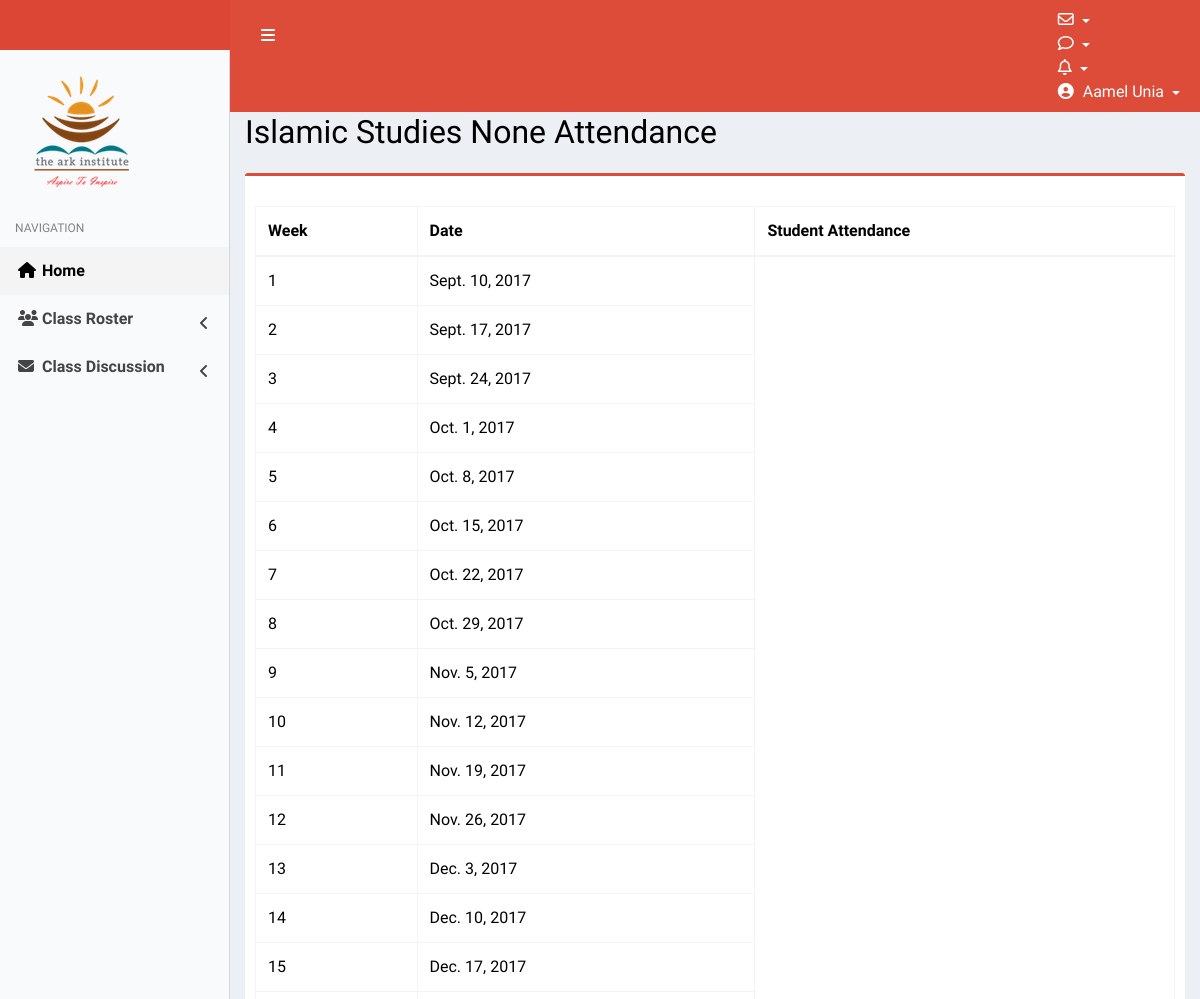
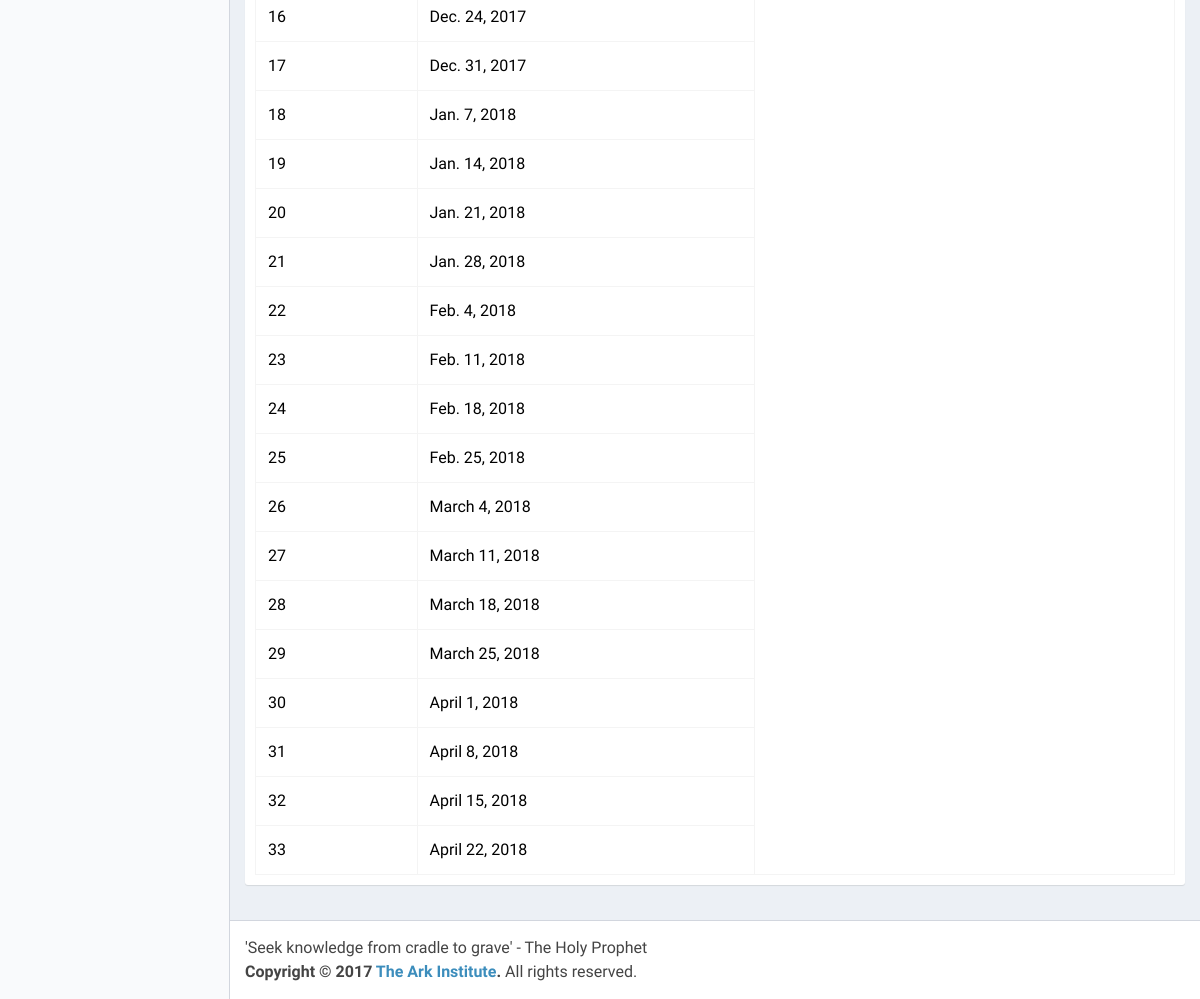
Screenshot of /islamic-studies-class-students/attendance/ (signed in) with the database file from the repository (2 pictures, top to bottom).
### profiles/models.py (models this page shows, shortened)
class Profile(models.Model):
	Student = 'Student'
	Teacher = 'Teacher'
	ROLE_CHOICES = (
			(Student, 'Student'),
			(Teacher, 'Teacher'),
		)
	Q1 = 1
	Q2 = 2
	Q3 = 3
	Q4 = 4
	Q5 = 5
	Q6 = 6
	Q7 = 7
	Q8 = 8
	Q9 = 9
	Q_CHOICES = (
			(Q1, 'Q1'),
			(Q2, 'Q2'),
			(Q3, 'Q3'),
			(Q4, 'Q4'),
			(Q5, 'Q5'),
			(Q6, 'Q6'),
			(Q7, 'Q7'),
			(Q8, 'Q8'),
			(Q9, 'Q9'),
		)
	IS1 = 1
	IS2 = 2
	IS3 = 3
	IS4 = 4
	IS5 = 5
	IS6 = 6
	IS7 = 7
	IS8 = 8
	IS9 = 9
	IS_CHOICES = (
			(IS1, 'IS1'),
			(IS2, 'IS2'),
			(IS3, 'IS3'),
			(IS4, 'IS4'),
			(IS5, 'IS5'),
			(IS6, 'IS6'),
			(IS7, 'IS7'),
			(IS8, 'IS8'),
			(IS9, 'IS9'),
		)
	user = models.OneToOneField(User, on_delete=models.CASCADE)
	parent_email = models.EmailField(null=True,blank=True)
	role = models.CharField(choices=ROLE_CHOICES, max_length=20, null=True, blank=True)
	quran_class = models.PositiveSmallIntegerField(choices=Q_CHOICES, null=True, blank=True)
	islamic_studies_class = models.PositiveSmallIntegerField(choices=IS_CHOICES, null=True, blank=True)
	unread_quran_posts = models.ManyToManyField('profiles.QuranPost', related_name='unread_quran_posts', blank=True)
	unread_quran_comments = models.ManyToManyField('profiles.QuranComment', related_name='unread_quran_comments', blank=True)
	unread_islamic_studies_posts = models.ManyToManyField('profiles.IslamicStudiesPost', related_name='unread_islamic_studies_posts', blank=True)
	unread_islamic_studies_comments = models.ManyToManyField('profiles.IslamicStudiesComment', related_name='unread_islamic_studies_comments', blank=True)
	unseen_quran_exams = models.ManyToManyField('profiles.QuranExam', related_name='unseen_quran_exams', blank=True)
	unseen_islamic_studies_exams = models.ManyToManyField('profiles.IslamicStudiesExam', related_name='unseen_islamic_studies_exams', blank=True)
	unseen_quran_attendance = models.ManyToManyField('profiles.QuranAttendance', related_name='unseen_quran_attendance', blank=True)
	unseen_islamic_studies_attendance = models.ManyToManyField('profiles.IslamicStudiesAttendance', related_name='unseen_islamic_studies_attendance', blank=True)
	original_population = models.BooleanField(default=False)
	updated_google_sheets = models.BooleanField(default=False)

class SchoolWeek(models.Model):
	week_number = models.PositiveSmallIntegerField()
	date = models.DateField()
	class Meta:
		unique_together = ('week_number','date')

### profiles/views.py (the view)
# urls.py: url(r'^islamic-studies-class-students/attendance/$', IslamicStudiesSchoolWeeksView.as_view(),name='islamic_studies_school_weeks'),
class IslamicStudiesSchoolWeeksView(LoginRequiredMixin, ListView):
	model = SchoolWeek
	template_name = 'islamic_studies_school_weeks.html'

### templates/islamic_studies_school_weeks.html (shortened to what this page needs)
{% extends "dashboardbase.html" %}
{% block title %}
<div class="text-center">
    <h2>
    Islamic Studies {{user.profile.islamic_studies_class}} Attendance
  </h2>
</div>
{% endblock  %}
{% block maincontent %}
    <div class="row">
        <div class="col-xs-12">
          <div class="box box-danger">
            <div class="box-header">
            </div>
            <div class="box-body">
              <table id="example2" class="table table-bordered table-hover">
                <thead>
                <tr>
                  <th>Week</th>
                  <th>Date</th>
                  <th>Student Attendance</th>
                </tr>
                </thead>
                <tbody>
                {% for week in object_list  %}
                  <tr>
                    <td>{{week.week_number}}</td>
                    <td>{{week.date}}</td>
                  </tr>
                {% endfor %}
                </tbody>
              </table>
            </div>
          </div>
        </div>
      </div>
{% endblock  %}

### templates/topnav.html (shortened to what this page needs)
<!DOCTYPE html>
{% load static %}
<html>
<head>
</head>
<body>
    <a href="{% url 'dashboard' %}" class="logo">
     <img src="{% static "logowhite.png" %}">
    </a>
    <nav class="navbar navbar-static-top" role="navigation">
      <a href="#" class="sidebar-toggle" data-toggle="push-menu" role="button">
      </a>
      <div class="navbar-custom-menu">
        <ul class="nav navbar-nav">
          <li class="dropdown messages-menu">
            <a href="#" class="dropdown-toggle" data-toggle="dropdown">
              <i class="fa fa-envelope-o"></i>
            </a>
          </li>
          <li class="dropdown notifications-menu">
            <a href="#" class="dropdown-toggle" data-toggle="dropdown">
              <i class="fa fa-comment-o"></i>
            </a>
          </li>
       <li class="dropdown notifications-menu">
            <a href="#" class="dropdown-toggle" data-toggle="dropdown">
              <i class="fa fa-bell-o"></i>
             </a>
         </li>
          <li class="dropdown user user-menu">
            <a href="#" class="dropdown-toggle" data-toggle="dropdown">
              <i class="fa fa-user-circle"></i>
              <span class="hidden-xs">{{request.user.first_name}} {{request.user.last_name}}</span>
            </a>
          </li>
        </ul>
      </div>
    </nav>
</body>
</html>

### rows the page displays
SchoolWeek: week_number "1", date "Sept. 10, 2017"
SchoolWeek: week_number "2", date "Sept. 17, 2017"
SchoolWeek: week_number "3", date "Sept. 24, 2017"
SchoolWeek: week_number "4", date "Oct. 1, 2017"
SchoolWeek: week_number "5", date "Oct. 8, 2017"
SchoolWeek: week_number "6", date "Oct. 15, 2017"
SchoolWeek: week_number "7", date "Oct. 22, 2017"
SchoolWeek: week_number "8", date "Oct. 29, 2017"
SchoolWeek: week_number "9", date "Nov. 5, 2017"
SchoolWeek: week_number "10", date "Nov. 12, 2017"
SchoolWeek: week_number "11", date "Nov. 19, 2017"
SchoolWeek: week_number "12", date "Nov. 26, 2017"
SchoolWeek: week_number "13", date "Dec. 3, 2017"
SchoolWeek: week_number "14", date "Dec. 10, 2017"
SchoolWeek: week_number "15", date "Dec. 17, 2017"
SchoolWeek: week_number "16", date "Dec. 24, 2017"
SchoolWeek: week_number "17", date "Dec. 31, 2017"
SchoolWeek: week_number "18", date "Jan. 7, 2018"
SchoolWeek: week_number "19", date "Jan. 14, 2018"
SchoolWeek: week_number "20", date "Jan. 21, 2018"
SchoolWeek: week_number "21", date "Jan. 28, 2018"
SchoolWeek: week_number "22", date "Feb. 4, 2018"
SchoolWeek: week_number "23", date "Feb. 11, 2018"
SchoolWeek: week_number "24", date "Feb. 18, 2018"
SchoolWeek: week_number "25", date "Feb. 25, 2018"
SchoolWeek: week_number "26", date "March 4, 2018"
SchoolWeek: week_number "27", date "March 11, 2018"
SchoolWeek: week_number "28", date "March 18, 2018"
SchoolWeek: week_number "29", date "March 25, 2018"
SchoolWeek: week_number "30", date "April 1, 2018"
SchoolWeek: week_number "31", date "April 8, 2018"
SchoolWeek: week_number "32", date "April 15, 2018"
SchoolWeek: week_number "33", date "April 22, 2018"

### other values shown
{{ request.user.first_name }} "Aamel"
{{ request.user.last_name }} "Unia"
{{ user.profile.islamic_studies_class }} "None"
